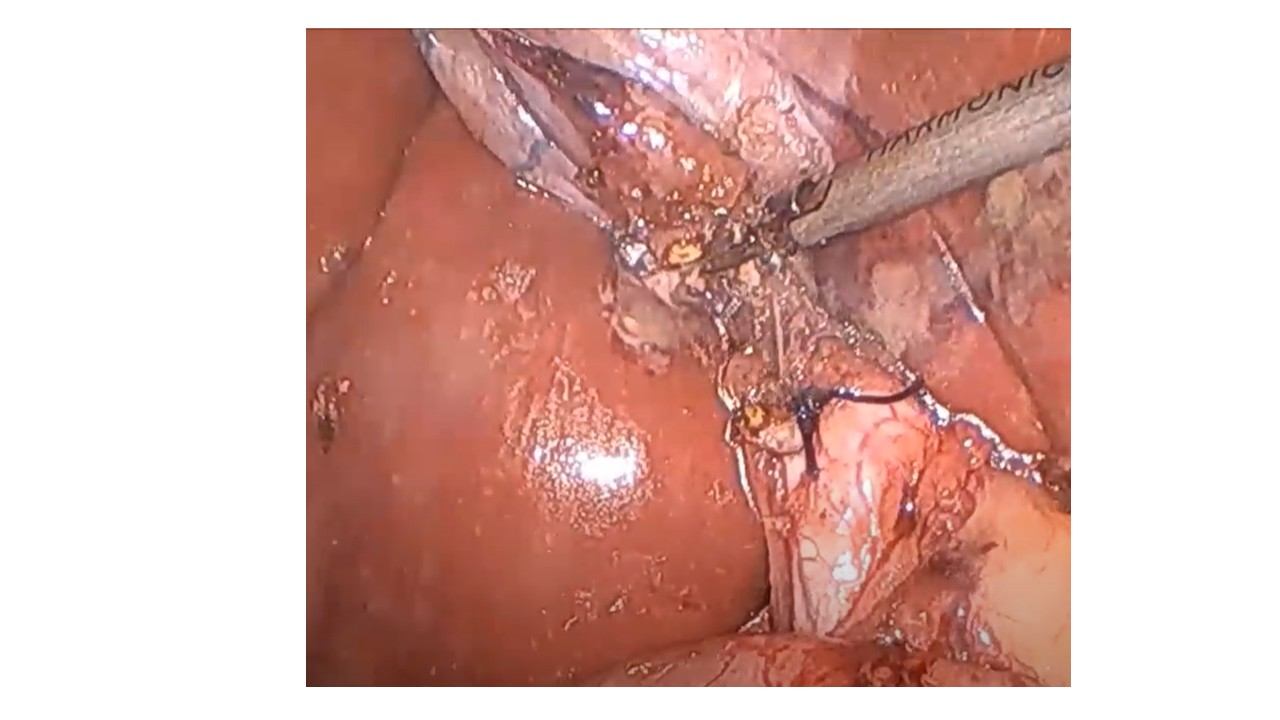
#> input picture After_cut_no_ICG.jpg, 1280 x 720 px
$ jupyter execute --allow-errors dataloader.ipynb
#> lines starting #> are read from the running program, lines starting #| are printed output that depends on the picture
[cell 1]
import cv2
import json
import numpy as np
import matplotlib.pyplot as plt
from PIL import Image

[cell 2]
# 1) Common bile duct; 2) Cystic artery 3) Cystic duct; 4) Gallbradder; 5) Instrument; 6) liver edge; 7) Luviere Sulcus.
category_id = {
    'Gallbradder': 1,
    'Commonbileduct': 2,
    'Cysticduct': 3,
    'Instrument':4,
    'liveredge':5,
    'Cysticartery':6,
    'LuviereSulcus':7}

[cell 3]
image = cv2.imread('After_cut_no_ICG.jpg')
#> image is the input picture: shape (720, 1280, 3); mean B, G, R 170.8, 177.9, 216.5
mask = np.zeros((image.shape[0], image.shape[1]), dtype=np.uint8)

#> (a cell that did not finish here is left out)

[cell 5]
# Plot the image and the segmentation mask side by side
fig, axes = plt.subplots(1, 2, figsize=(12, 6))

# Display the original image
axes[0].imshow(image)
axes[0].set_title('Original Image')
axes[0].axis('off')

# Display the mask
axes[1].imshow(mask, cmap='jet', alpha=0.5)  # Use jet color map for better visibility
axes[1].set_title('Segmentation Mask')
axes[1].axis('off')

plt.tight_layout()
plt.show()
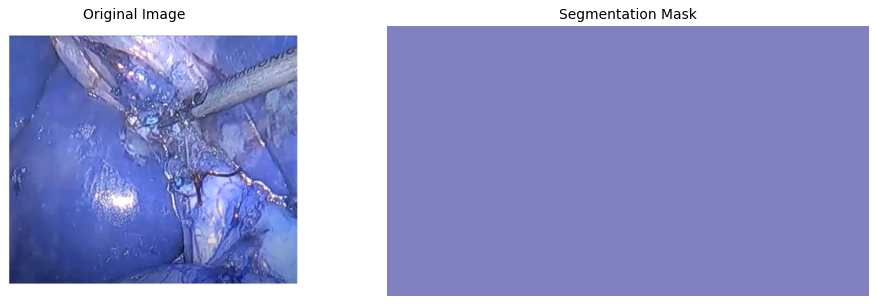
#> figure drawn by matplotlib, 2 panels; B, G, R data is drawn as R, G, B
